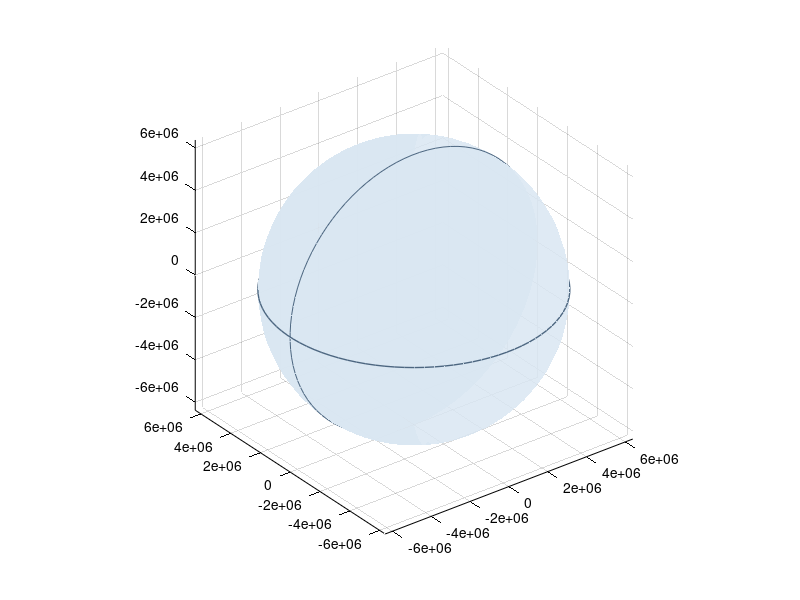

This chart was generated by the following MATLAB code: (Note: this script raises an error after producing the figure.)
% VISUALIZE_GEOMETRY Non-Terrestrial Network (NTN) Geometry & Doppler Visualization
%
% This script simulates and visualizes a Low Earth Orbit (LEO) satellite pass
% over a ground User Equipment (UE) in a Non-Terrestrial Network (NTN). It models:
%   1. WGS-84 Earth coordinate systems (ECI, ECEF, Local ENU).
%   2. LEO Keplerian circular orbit trajectory and velocities.
%   3. UE ground motion and ECEF velocity transformations.
%   4. Beam pointing modes: 'fixed' cell, 'nadir' pointing, or 'tracking' the UE.
%   5. Ray-sphere intersection for the physical beam footprint on the Earth's surface.
%   6. Slant range, elevation angle, and Doppler shift dynamics (the S-curve).
%   7. Beam-level pre-compensation and residual Doppler.
%
% Reference: Geometry.md (Section 1 to 6)
%
% Antigravity Coding Assistant - Google DeepMind

clear; clc; close all;

%% =========================================================================
%% 1. CONFIGURATION PARAMETERS
%% =========================================================================

% --- Key System Settings (Configurable) ---
f_c = 2.0e9;                 % Carrier frequency (Hz) (e.g., 2.0 GHz S-band)

% --- Satellite Orbital Parameters ---
h_s = 600e3;                 % Orbit altitude (m) (600 km LEO)
inclination_deg = 55.0;      % Orbit inclination (degrees)
% Note: RAAN (Omega) and initial argument of latitude (u_0) will be dynamically 
% calculated to align the orbit pass directly over the UE.

% --- Beam Boresight & Footprint Parameters ---
beamwidth_deg = 3.5;         % Half-Power Beamwidth (HPBW) (degrees)
% Beam pointing mode:
%   'fixed'    - Boresight points at a fixed coordinate on the ground (UE's initial position)
%   'nadir'    - Boresight points straight down (sub-satellite point)
%   'tracking' - Boresight dynamically steers to track the moving UE
beamMode = 'fixed'; 

% --- User Equipment (UE) Parameters ---
phi_UE_deg = 37.7749;        % UE Initial Latitude (degrees, e.g., San Francisco)
lambda_UE_deg = -122.4194;   % UE Initial Longitude (degrees)
h_UE = 100.0;                % UE Altitude above ellipsoid (m)
v_UE_ground = 20.0;          % UE speed along the ground (m/s, ~72 km/h)
heading_deg = 45.0;          % UE heading azimuth (degrees, 0 = North, 90 = East)

% --- Visualization & Time Controls ---
zoomView = true;             % true: Zoomed in on UE region (recommended), false: Global Earth view
time_step = 1.0;             % Time step for simulation (s)
time_duration = 300;         % Simulation window: [-t_duration/2, +t_duration/2] (s)

% --- Velocity Vector Scaling for Plotting (in meters per m/s) ---
vel_scale_sat = 1.0e5 / 7500 * 5;  % Scales satellite arrow to ~500 km
vel_scale_ue = 1.0e5 / 50 * 3.5;   % Scales UE arrow to ~350 km
vel_scale_bc = 1.0e5 / 7000 * 4;   % Scales beam center arrow to ~400 km

% --- Environmental & Physical Constants (Static) ---
c = 299792458;               % Speed of light (m/s)
omega_E = 7.292115e-5;       % Earth's rotation rate (rad/s)
mu = 3.986004418e14;         % Earth's gravitational parameter (m^3/s^2)

% --- WGS-84 Ellipsoid Parameters ---
a = 6378137.0;               % Semi-major axis (m)
e2 = 6.69437999e-3;          % First eccentricity squared

%% =========================================================================
%% 2. GEOMETRIC PREPARATION & ORBIT ALIGNMENT
%% =========================================================================

% Convert angles to radians
inclination = inclination_deg * pi/180;
phi_UE = phi_UE_deg * pi/180;
lambda_UE = lambda_UE_deg * pi/180;
heading = heading_deg * pi/180;
theta_b = (beamwidth_deg / 2) * pi/180; % Half-beamwidth

% Orbit radius & angular/linear speeds
r = a + h_s;
omega_s = sqrt(mu / r^3);
v_sat_orbit = sqrt(mu / r);

% Calculate UE's initial ECEF position
N_phi_0 = a / sqrt(1 - e2 * sin(phi_UE)^2);
r_ue_ECEF_0 = [ ...
    (N_phi_0 + h_UE) * cos(phi_UE) * cos(lambda_UE); ...
    (N_phi_0 + h_UE) * cos(phi_UE) * sin(lambda_UE); ...
    (N_phi_0 * (1 - e2) + h_UE) * sin(phi_UE) ...
];

% Calculate UE's velocity vector in local ENU frame
v_UE_ENU = [v_UE_ground * sin(heading); v_UE_ground * cos(heading); 0];

% Rotation matrix from local ENU to ECEF at UE's initial location
R_ENU2ECEF = [ ...
    -sin(lambda_UE), -sin(phi_UE)*cos(lambda_UE), cos(phi_UE)*cos(lambda_UE); ...
     cos(lambda_UE), -sin(phi_UE)*sin(lambda_UE), cos(phi_UE)*sin(lambda_UE); ...
     0,               cos(phi_UE),                sin(phi_UE) ...
];

% UE velocity vector in ECEF frame
ue_vel_ECEF = R_ENU2ECEF * v_UE_ENU;

% --- Analytical Orbit Alignment (closest approach at t_mid) ---
% Find orbit argument of latitude (u_mid) when satellite is at UE's latitude
if inclination >= abs(phi_UE)
    u_mid = asin(sin(phi_UE) / sin(inclination));
else
    u_mid = sign(phi_UE) * pi/2; % Max latitude reachable
end

% Find RAAN (Omega) to align satellite longitude with UE longitude at t_mid
Omega_RAAN = lambda_UE - atan2(sin(u_mid)*cos(inclination), cos(u_mid));

% Define time grid (centered around closest approach)
t_mid = 0;
time_grid = -time_duration/2 : time_step : time_duration/2;
N_steps = length(time_grid);

%% =========================================================================
%% 3. TIME-VARYING DYNAMICS PRECOMPUTATION
%% =========================================================================

sat_ECEF_all = zeros(3, N_steps);
sat_vel_ECEF_all = zeros(3, N_steps);
ue_ECEF_all = zeros(3, N_steps);
bc_ECEF_all = zeros(3, N_steps);
bc_vel_ECEF_all = zeros(3, N_steps);

slant_range_all = zeros(1, N_steps);
elev_all = zeros(1, N_steps);
doppler_all = zeros(1, N_steps);
doppler_beam_all = zeros(1, N_steps);

for k = 1:N_steps
    t = time_grid(k);
    
    % Earth rotation angle (GST) at time t (assume GST(0) = 0)
    theta_G = omega_E * t;
    R_z = [ ...
         cos(theta_G), sin(theta_G), 0; ...
        -sin(theta_G), cos(theta_G), 0; ...
         0,            0,            1 ...
    ];
    
    % Satellite position & velocity in ECI
    u_t = omega_s * (t - t_mid) + u_mid;
    
    r_sat_ECI = [ ...
        r * (cos(u_t)*cos(Omega_RAAN) - sin(u_t)*sin(Omega_RAAN)*cos(inclination)); ...
        r * (cos(u_t)*sin(Omega_RAAN) + sin(u_t)*cos(Omega_RAAN)*cos(inclination)); ...
        r * sin(u_t)*sin(inclination) ...
    ];

    v_sat_ECI = [ ...
        v_sat_orbit * (-sin(u_t)*cos(Omega_RAAN) - cos(u_t)*sin(Omega_RAAN)*cos(inclination)); ...
        v_sat_orbit * (-sin(u_t)*sin(Omega_RAAN) + cos(u_t)*cos(Omega_RAAN)*cos(inclination)); ...
        v_sat_orbit * cos(u_t)*sin(inclination) ...
    ];
    
    % Convert Satellite position and velocity to ECEF (accounts for Coriolis term)
    r_sat_ECEF = R_z * r_sat_ECI;
    
    omega_cross_r = [ ...
        -omega_E * r_sat_ECI(2); ...
         omega_E * r_sat_ECI(1); ...
         0 ...
    ];
    v_sat_ECEF = R_z * (v_sat_ECI - omega_cross_r);
    
    sat_ECEF_all(:, k) = r_sat_ECEF;
    sat_vel_ECEF_all(:, k) = v_sat_ECEF;
    
    % UE Position in ECEF (linearized motion on tangent plane, projected back to surface)
    r_ue_ECEF = r_ue_ECEF_0 + ue_vel_ECEF * t;
    r_ue_ECEF = r_ue_ECEF * (norm(r_ue_ECEF_0) / norm(r_ue_ECEF)); % Maintain exact altitude
    ue_ECEF_all(:, k) = r_ue_ECEF;
    
    % Slant Range and Elevation Angle from UE to Satellite
    v_los = r_sat_ECEF - r_ue_ECEF;
    slant_range = norm(v_los);
    slant_range_all(k) = slant_range;
    
    u_normal = r_ue_ECEF / norm(r_ue_ECEF);
    u_los = v_los / slant_range;
    elev_rad = asin(dot(u_normal, u_los));
    elev_all(k) = elev_rad * 180/pi;
    
    % Doppler Shift (UE-specific)
    v_rel_ECEF = v_sat_ECEF - ue_vel_ECEF;
    doppler_all(k) = - (dot(v_rel_ECEF, u_los) / c) * f_c;
    
    % Beam Center Position & Velocity in ECEF
    switch beamMode
        case 'fixed'
            r_bc = r_ue_ECEF_0;
            v_bc = [0; 0; 0];
        case 'nadir'
            r_bc = a * (r_sat_ECEF / norm(r_sat_ECEF));
            v_bc = (a / norm(r_sat_ECEF)) * v_sat_ECEF;
        case 'tracking'
            r_bc = r_ue_ECEF;
            v_bc = ue_vel_ECEF;
    end
    bc_ECEF_all(:, k) = r_bc;
    bc_vel_ECEF_all(:, k) = v_bc;
    
    % Beam-level Doppler Shift (to beam center)
    v_los_beam = r_sat_ECEF - r_bc;
    slant_range_beam = norm(v_los_beam);
    u_los_beam = v_los_beam / slant_range_beam;
    v_rel_beam = v_sat_ECEF - v_bc;
    doppler_beam_all(k) = - (dot(v_rel_beam, u_los_beam) / c) * f_c;
end

% Residual Doppler shift (difference after beam-level pre-compensation)
doppler_residual_all = doppler_all - doppler_beam_all;

%% =========================================================================
%% 4. GRAPHICS INITIALIZATION
%% =========================================================================

% Color palette definition (slate dark theme)
% Color palette definition (clean white theme)
bg_color = [1, 1, 1];               % White background
earth_color = [0.85, 0.90, 0.95];   % Light blue-gray Earth sphere color
grid_color = [0.70, 0.75, 0.80];    % Soft gray grid line color
gold = [0.85, 0.60, 0.05];          % Darker gold for satellite visibility
red = [0.85, 0.20, 0.20];           % UE color
cyan = [0.00, 0.55, 0.65];          % Deeper cyan for beam footprint visibility
light_cyan = [0.00, 0.60, 0.75];    % Beam center color
emerald = [0.10, 0.65, 0.35];       % Satellite velocity color (emerald)
orange = [0.85, 0.40, 0.05];        % UE velocity color (orange)

% Create main figures
fig1 = figure('Name', '3D NTN Geometry Simulation', 'Position', [100, 100, 800, 750], 'Color', bg_color);
ax1 = axes('Parent', fig1, 'Color', bg_color, 'XColor', 'k', 'YColor', 'k', 'ZColor', 'k');
grid(ax1, 'on'); hold(ax1, 'on'); view(ax1, 3);
axis(ax1, 'equal');

% Draw Earth sphere
[XS, YS, ZS] = sphere(45);
surf_earth = surf(ax1, XS*a, YS*a, ZS*a, ...
    'FaceColor', earth_color, 'EdgeColor', grid_color, 'FaceAlpha', 0.85, 'EdgeAlpha', 0.25);

% Draw Equator & Prime Meridian for coordinate context
t_pm = linspace(0, 2*pi, 100);
plot3(ax1, a*cos(t_pm), a*sin(t_pm), zeros(size(t_pm)), 'Color', [0.3 0.4 0.5], 'LineWidth', 1, 'HandleVisibility', 'off');
plot3(ax1, a*cos(t_pm), zeros(size(t_pm)), a*sin(t_pm), 'Color', [0.3 0.4 0.5], 'LineWidth', 0.5, 'HandleVisibility', 'off');

% Plot Satellite Orbit Path in ECEF
plot_orbit = plot3(ax1, sat_ECEF_all(1,:), sat_ECEF_all(2,:), sat_ECEF_all(3,:), ...
    '--', 'Color', [gold 0.5], 'LineWidth', 1.5, 'DisplayName', 'LEO Orbit (ECEF)');

% Plot UE Ground Path (magnified for visibility if zoomView is false)
plot_ue_path = plot3(ax1, ue_ECEF_all(1,:), ue_ECEF_all(2,:), ue_ECEF_all(3,:), ...
    '-', 'Color', red, 'LineWidth', 2, 'DisplayName', 'UE Path');

% Dynamic element placeholders
h_sat = plot3(ax1, NaN, NaN, NaN, 'o', 'MarkerSize', 10, 'MarkerFaceColor', gold, 'MarkerEdgeColor', 'w', 'DisplayName', 'LEO Satellite');
h_ue = plot3(ax1, NaN, NaN, NaN, '^', 'MarkerSize', 8, 'MarkerFaceColor', red, 'MarkerEdgeColor', 'w', 'DisplayName', 'UE');
h_bc = plot3(ax1, NaN, NaN, NaN, 'x', 'MarkerSize', 10, 'LineWidth', 2.5, 'Color', light_cyan, 'DisplayName', 'Beam Center');

h_los = plot3(ax1, NaN, NaN, NaN, '--', 'Color', [0.8 0.8 0.8], 'LineWidth', 1.2, 'DisplayName', 'UE-Sat Line-of-Sight');
h_boresight = plot3(ax1, NaN, NaN, NaN, ':', 'Color', cyan, 'LineWidth', 1.8, 'DisplayName', 'Beam Boresight');
h_footprint = patch(ax1, NaN, NaN, NaN, cyan, 'FaceAlpha', 0.3, 'EdgeColor', cyan, 'LineWidth', 2, 'DisplayName', 'Beam Footprint');

% Velocity Vector Quivers (0 disables auto-scaling, allowing explicit scale)
h_sat_vel = quiver3(ax1, NaN, NaN, NaN, NaN, NaN, NaN, 0, 'Color', emerald, 'LineWidth', 2, 'MaxHeadSize', 0.4, 'DisplayName', 'Sat Velocity (Scaled)');
h_ue_vel = quiver3(ax1, NaN, NaN, NaN, NaN, NaN, NaN, 0, 'Color', orange, 'LineWidth', 2.5, 'MaxHeadSize', 0.5, 'DisplayName', 'UE Velocity (Scaled)');
h_bc_vel = quiver3(ax1, NaN, NaN, NaN, NaN, NaN, NaN, 0, 'Color', light_cyan, 'LineWidth', 1.5, 'MaxHeadSize', 0.4, 'DisplayName', 'Beam Center Vel (Scaled)');

% Visual styling of axes
xlabel(ax1, 'ECEF X (meters)'); ylabel(ax1, 'ECEF Y (meters)'); zlabel(ax1, 'ECEF Z (meters)');
title(ax1, 'Satellite NTN 3D Geometric Pass', 'Color', 'k', 'FontSize', 12);
colormap(ax1, 'cool');
shading(ax1, 'interp');
light('Parent', ax1, 'Position', [1.5*a, 1.5*a, 1.5*a], 'Style', 'local');
lighting(ax1, 'gouraud');

% Apply view constraints
if zoomView
    % Zoom tightly on the area around the UE
    zoom_width = 1.2e6; % 1200 km field of view
    xlim(ax1, [r_ue_ECEF_0(1) - zoom_width, r_ue_ECEF_0(1) + zoom_width]);
    ylim(ax1, [r_ue_ECEF_0(2) - zoom_width, r_ue_ECEF_0(2) + zoom_width]);
    zlim(ax1, [r_ue_ECEF_0(3) - zoom_width, r_ue_ECEF_0(3) + zoom_width]);
else
    % Global Earth view
    xlim(ax1, [-1.3*r, 1.3*r]);
    ylim(ax1, [-1.3*r, 1.3*r]);
    zlim(ax1, [-1.3*r, 1.3*r]);
end
legend(ax1, 'TextColor', 'k', 'Color', 'w', 'EdgeColor', grid_color, 'Location', 'northeast');

% Set up Doppler dynamics figure (S-curve)
fig2 = figure('Name', 'NTN Doppler & Elevation Dynamics', 'Position', [910, 100, 750, 750], 'Color', bg_color);

% Subplot 1: Doppler dynamics (S-Curve)
subplot(2,1,1);
plot(time_grid, doppler_all / 1000, 'Color', red, 'LineWidth', 2.0); hold on;
plot(time_grid, doppler_beam_all / 1000, 'Color', light_cyan, 'LineWidth', 1.5);
plot(time_grid, doppler_residual_all / 1000, ':', 'Color', orange, 'LineWidth', 2.0);
grid on;
set(gca, 'Color', bg_color, 'XColor', 'k', 'YColor', 'k', 'GridColor', grid_color);
xlabel('Time Relative to Closest Approach (seconds)');
ylabel('Doppler Shift (kHz)');
title('Doppler Shift Dynamics (S-Curve & Pre-compensation)');
legend('UE Doppler (Uncompensated)', 'Beam-Center Doppler', 'Residual UE Doppler (Compensated)', ...
       'TextColor', 'k', 'Color', 'w', 'EdgeColor', grid_color, 'Location', 'southwest');
h_doppler_cursor = line([time_grid(1), time_grid(1)], ylim, 'Color', 'k', 'LineWidth', 1.5, 'LineStyle', '--');

% Subplot 2: Elevation angle
subplot(2,1,2);
plot(time_grid, elev_all, 'Color', cyan, 'LineWidth', 2.0); hold on;
grid on;
set(gca, 'Color', bg_color, 'XColor', 'k', 'YColor', 'k', 'GridColor', grid_color);
xlabel('Time Relative to Closest Approach (seconds)');
ylabel('Elevation Angle (degrees)');
title('Satellite Elevation Angle from UE perspective');
ylim([0, 95]);
h_elev_cursor = line([time_grid(1), time_grid(1)], [0, 95], 'Color', 'k', 'LineWidth', 1.5, 'LineStyle', '--');

%% =========================================================================
%% 5. SIMULATION ANIMATION LOOP
%% =========================================================================

% --- GIF Export Configuration ---
gif_frames = 15;
gif_indices = round(linspace(1, N_steps, gif_frames));
script_dir = fileparts(mfilename('fullpath'));
if isempty(script_dir)
    script_dir = pwd;
end
gif_path_3d = fullfile(script_dir, 'ntn_geometry_3d_simulation.gif');
gif_path_plots = fullfile(script_dir, 'ntn_doppler_elevation_simulation.gif');

% Ensure the 3D figure is active
figure(fig1);
for k = 1:N_steps
    % Extract current positions/velocities
    r_sat = sat_ECEF_all(:, k);
    v_sat = sat_vel_ECEF_all(:, k);
    r_ue = ue_ECEF_all(:, k);
    v_ue = ue_vel_ECEF;
    r_bc = bc_ECEF_all(:, k);
    v_bc = bc_vel_ECEF_all(:, k);
    
    % Update basic markers
    set(h_sat, 'XData', r_sat(1), 'YData', r_sat(2), 'ZData', r_sat(3));
    set(h_ue, 'XData', r_ue(1), 'YData', r_ue(2), 'ZData', r_ue(3));
    set(h_bc, 'XData', r_bc(1), 'YData', r_bc(2), 'ZData', r_bc(3));
    
    % Update link lines
    set(h_los, 'XData', [r_ue(1), r_sat(1)], 'YData', [r_ue(2), r_sat(2)], 'ZData', [r_ue(3), r_sat(3)]);
    set(h_boresight, 'XData', [r_sat(1), r_bc(1)], 'YData', [r_sat(2), r_bc(2)], 'ZData', [r_sat(3), r_bc(3)]);
    
    % --- Physical Beam Footprint Ray-Sphere Intersection ---
    v_boresight = r_bc - r_sat;
    u_b = v_boresight / norm(v_boresight);
    
    % Determine local coordinate basis perpendicular to boresight
    if abs(u_b(3)) < 0.9
        ref_vec = [0; 0; 1];
    else
        ref_vec = [1; 0; 0];
    end
    u_x = cross(u_b, ref_vec);
    u_x = u_x / norm(u_x);
    u_y = cross(u_b, u_x);
    u_y = u_y / norm(u_y);
    
    % Generate ring of cone direction vectors
    phi_az = linspace(0, 2*pi, 72); % 72 azimuth points
    N_pts = length(phi_az);
    v_unit = cos(theta_b) * repmat(u_b, 1, N_pts) + sin(theta_b) * (u_x * cos(phi_az) + u_y * sin(phi_az));
    
    % Solve quadratic ray-sphere intersection
    B_pts = sum(r_sat .* v_unit, 1);
    C_pts = sum(r_sat.^2) - a^2;
    disc = B_pts.^2 - C_pts;
    
    r_footprint_pts = NaN(3, N_pts);
    valid = (disc >= 0) & (B_pts < 0);
    d_intersect = -B_pts(valid) - sqrt(disc(valid));
    r_footprint_pts(:, valid) = repmat(r_sat, 1, sum(valid)) + v_unit(:, valid) .* d_intersect;
    
    % Apply scale factor to footprint points to float slightly above Earth surface
    r_footprint_plot = r_footprint_pts * 1.0006; 
    
    % Update footprint patch
    set(h_footprint, 'XData', r_footprint_plot(1, :), 'YData', r_footprint_plot(2, :), 'ZData', r_footprint_plot(3, :));
    
    % --- Update Velocity Vectors ---
    v_sat_scaled = v_sat * vel_scale_sat;
    v_ue_scaled = v_ue * vel_scale_ue;
    v_bc_scaled = v_bc * vel_scale_bc;
    
    set(h_sat_vel, 'XData', r_sat(1), 'YData', r_sat(2), 'ZData', r_sat(3), ...
                   'UData', v_sat_scaled(1), 'VData', v_sat_scaled(2), 'WData', v_sat_scaled(3));
    set(h_ue_vel, 'XData', r_ue(1), 'YData', r_ue(2), 'ZData', r_ue(3), ...
                  'UData', v_ue_scaled(1), 'VData', v_ue_scaled(2), 'WData', v_ue_scaled(3));
    set(h_bc_vel, 'XData', r_bc(1), 'YData', r_bc(2), 'ZData', r_bc(3), ...
                  'UData', v_bc_scaled(1), 'VData', v_bc_scaled(2), 'WData', v_bc_scaled(3));
                  
    % --- Check if UE is inside the physical beam footprint cone ---
    v_sat2ue = r_ue - r_sat;
    u_sat2ue = v_sat2ue / norm(v_sat2ue);
    cos_angle = dot(u_sat2ue, u_b);
    is_inside = cos_angle >= cos(theta_b);
    
    if is_inside
        inside_str = 'YES';
        set(h_footprint, 'FaceColor', cyan, 'EdgeColor', cyan);
    else
        inside_str = 'NO';
        set(h_footprint, 'FaceColor', [0.4 0.4 0.4], 'EdgeColor', [0.5 0.5 0.5]);
    end
    
    % --- Update Titles & Text Metrics ---
    title_str = sprintf('LEO Satellite Pass - Time: %+.1f s (BMode: %s)\nElevation: %.1f^{\\circ} | Range: %.1f km | Doppler: %+.2f kHz\nUE Inside Beam: %s', ...
        time_grid(k), beamMode, elev_all(k), slant_range_all(k)/1000, doppler_all(k)/1000, inside_str);
    title(ax1, title_str, 'Color', 'k', 'FontSize', 11);
    
    % --- Update Sweep Cursor on Doppler/Elevation Plots ---
    set(h_doppler_cursor, 'XData', [time_grid(k), time_grid(k)]);
    set(h_elev_cursor, 'XData', [time_grid(k), time_grid(k)]);
    
    % --- Capture Snapshot at Closest Approach (t = 0) ---
    if time_grid(k) == 0
        script_dir = fileparts(mfilename('fullpath'));
        if isempty(script_dir)
            script_dir = pwd;
        end
        pdf_path_3d = fullfile(script_dir, 'ntn_geometry_3d_snapshot.pdf');
        pdf_path_plots = fullfile(script_dir, 'ntn_doppler_elevation_snapshot.pdf');
        
        % Save cropped vector PDF of both figures
        exportgraphics(fig1, pdf_path_3d, 'ContentType', 'vector');
        exportgraphics(fig2, pdf_path_plots, 'ContentType', 'vector');
        fprintf('Saved cropped PDF snapshots to:\n  - %s\n  - %s\n', pdf_path_3d, pdf_path_plots);
    end
    
    % Render and brief pause
    drawnow;
    
    % --- Capture GIF Frames ---
    if ismember(k, gif_indices)
        frame1 = getframe(fig1);
        im1 = frame2im(frame1);
        [imind1, cm1] = rgb2ind(im1, 256);
        
        frame2 = getframe(fig2);
        im2 = frame2im(frame2);
        [imind2, cm2] = rgb2ind(im2, 256);
        
        if k == gif_indices(1)
            % Clean existing files if they exist
            if exist(gif_path_3d, 'file'), delete(gif_path_3d); end
            if exist(gif_path_plots, 'file'), delete(gif_path_plots); end
            
            imwrite(imind1, cm1, gif_path_3d, 'gif', 'Loopcount', inf, 'DelayTime', 0.4);
            imwrite(imind2, cm2, gif_path_plots, 'gif', 'Loopcount', inf, 'DelayTime', 0.4);
            fprintf('Started GIF generation...\n');
        else
            imwrite(imind1, cm1, gif_path_3d, 'gif', 'WriteMode', 'append', 'DelayTime', 0.4);
            imwrite(imind2, cm2, gif_path_plots, 'gif', 'WriteMode', 'append', 'DelayTime', 0.4);
        end
    end
    
    pause(0.01);
end

fprintf('Simulation complete! You can interact with the 3D view using the rotate tool in MATLAB.\n');
